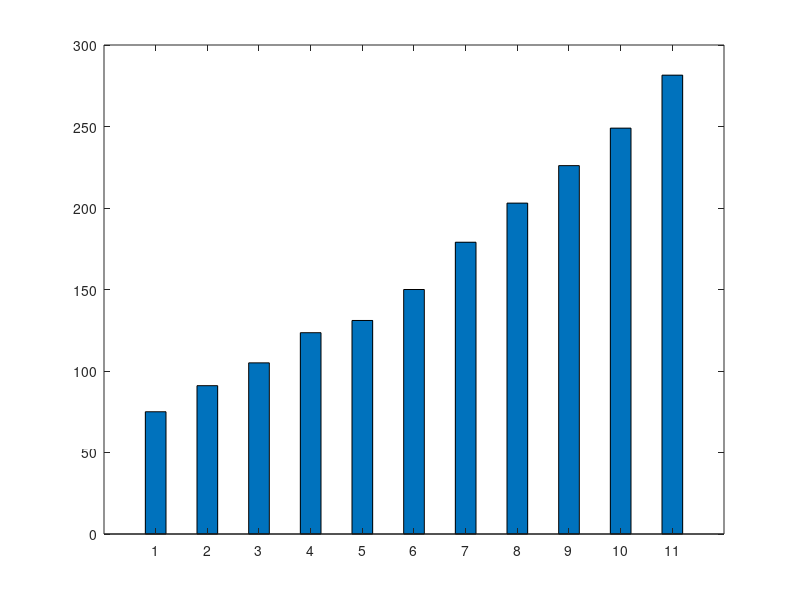
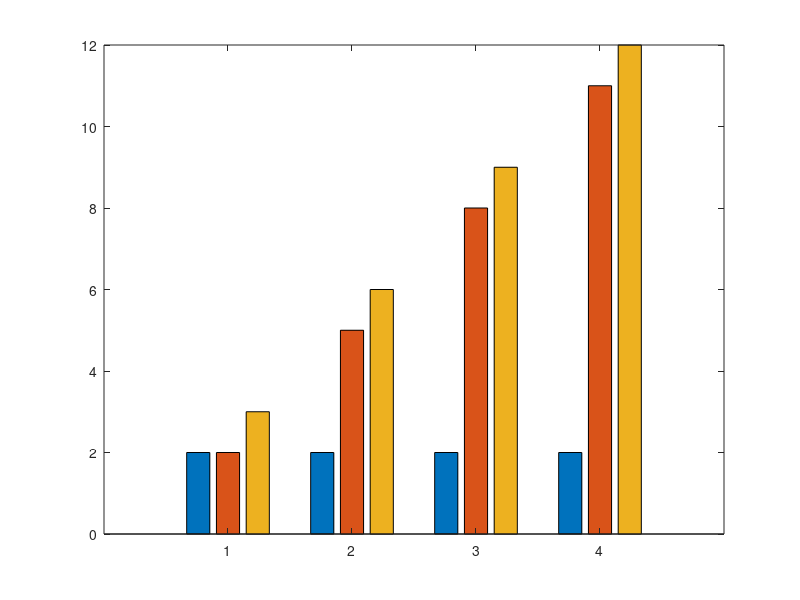
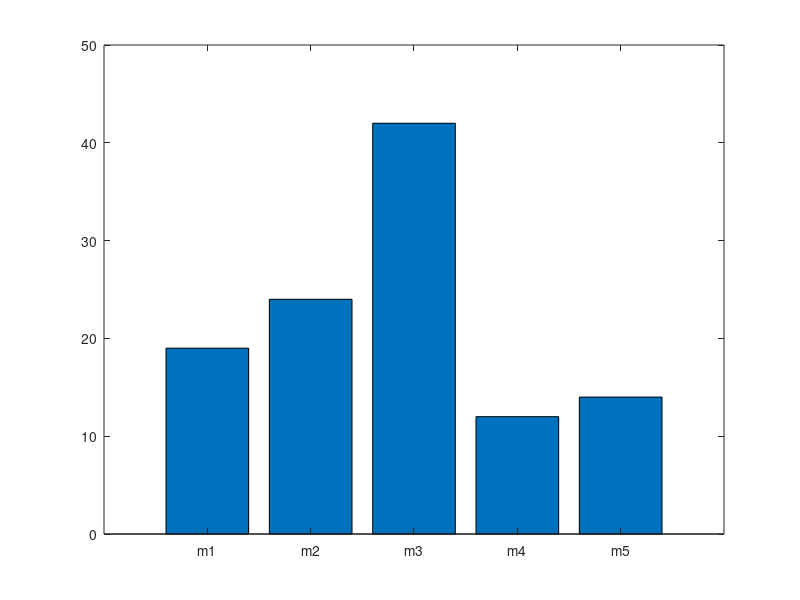
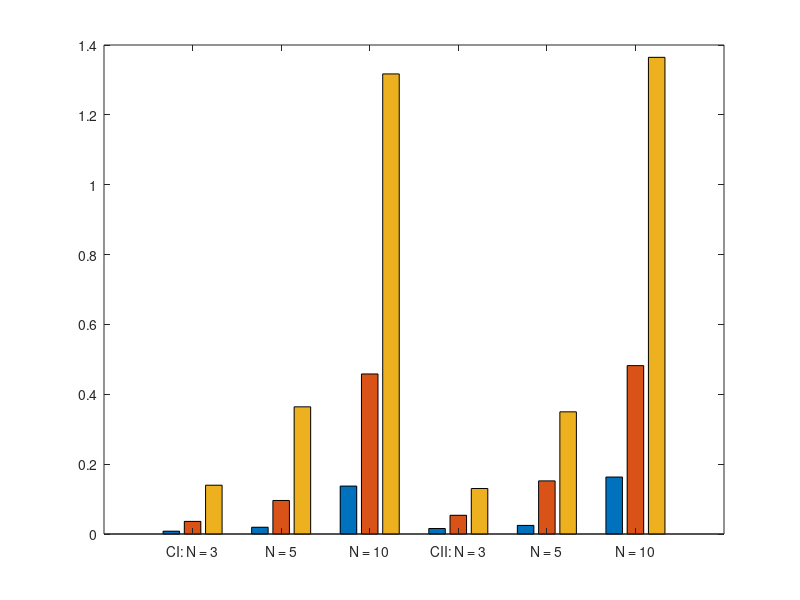

These charts were generated, in order, by the following MATLAB code:

y1 = [75 91 105 123.5 131 150 179 203 226 249 281.5];

y2 = [2 2 3; 2 5 6; 2 8 9; 2 11 12];

figure(1)
bar(y1,0.4);

figure(2)
bar(y2)

figure(3)
name = {'m1';'m2';'m3';'m4';'m5'};
x = [1:5]; y = [19,24,42,12,14]; 
bar(x,y)
set(gca,'xticklabel',name)

figure(4)
name = {'CI: N = 3';'N = 5';'N = 10';'CII: N = 3';'N = 5';'N = 10'};
%x2 = [1 1 1; 2 2 2; 3 3 3; 4 4 4;5 5 5];
y3 = [0.0081 0.0361 0.1397; 0.0194 0.0960 0.3641; 0.1372 0.4582 1.3172; 0.0157 0.0536 0.1302; 0.0246 0.1521 0.3498; 0.1631 0.4821 1.3647];
bar(y3)
set(gca,'xticklabel',name)